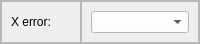
                          <widget class="QFrame" name="frame_24">
                           <property name="maximumSize">
                            <size>
                             <width>16777215</width>
                             <height>40</height>
                            </size>
                           </property>
                           <property name="frameShape">
                            <enum>QFrame::StyledPanel</enum>
                           </property>
                           <property name="frameShadow">
                            <enum>QFrame::Raised</enum>
                           </property>
                           <layout class="QHBoxLayout" name="horizontalLayout_21">
                            <property name="spacing">
                             <number>0</number>
                            </property>
                            <property name="leftMargin">
                             <number>0</number>
                            </property>
                            <property name="topMargin">
                             <number>0</number>
                            </property>
                            <property name="rightMargin">
                             <number>0</number>
                            </property>
                            <property name="bottomMargin">
                             <number>0</number>
                            </property>
                            <item>
                             <widget class="QFrame" name="frame_28">
                              <property name="maximumSize">
                               <size>
                                <width>80</width>
                                <height>16777215</height>
                               </size>
                              </property>
                              <property name="frameShape">
                               <enum>QFrame::StyledPanel</enum>
                              </property>
                              <property name="frameShadow">
                               <enum>QFrame::Raised</enum>
                              </property>
                              <widget class="QLabel" name="label_8">
                               <property name="geometry">
                                <rect>
                                 <x>10</x>
                                 <y>10</y>
                                 <width>151</width>
                                 <height>21</height>
                                </rect>
                               </property>
                               <property name="text">
                                <string>X error:</string>
                               </property>
                              </widget>
                             </widget>
                            </item>
                            <item>
                             <widget class="QFrame" name="frame_29">
                              <property name="styleSheet">
                               <string notr="true"/>
                              </property>
                              <property name="frameShape">
                               <enum>QFrame::StyledPanel</enum>
                              </property>
                              <property name="frameShadow">
                               <enum>QFrame::Raised</enum>
                              </property>
                              <layout class="QHBoxLayout" name="horizontalLayout_18">
                               <item>
                                <widget class="QComboBox" name="comboBox_analysis_x_error">
                                 <property name="styleSheet">
                                  <string notr="true">color: rgb(0, 0, 0);
background-color: rgb(255, 255, 255);n</string>
                                 </property>
                                </widget>
                               </item>
                              </layout>
                             </widget>
                            </item>
                           </layout>
                          </widget>
